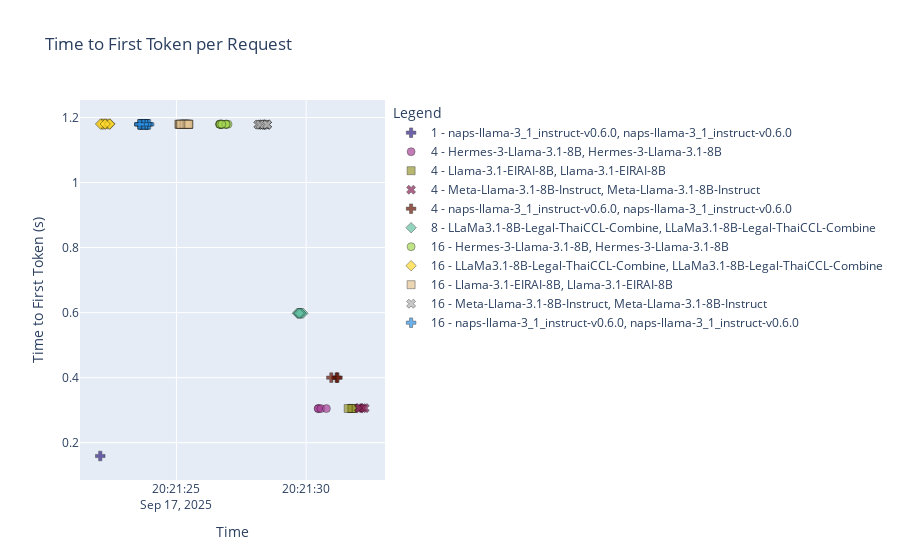
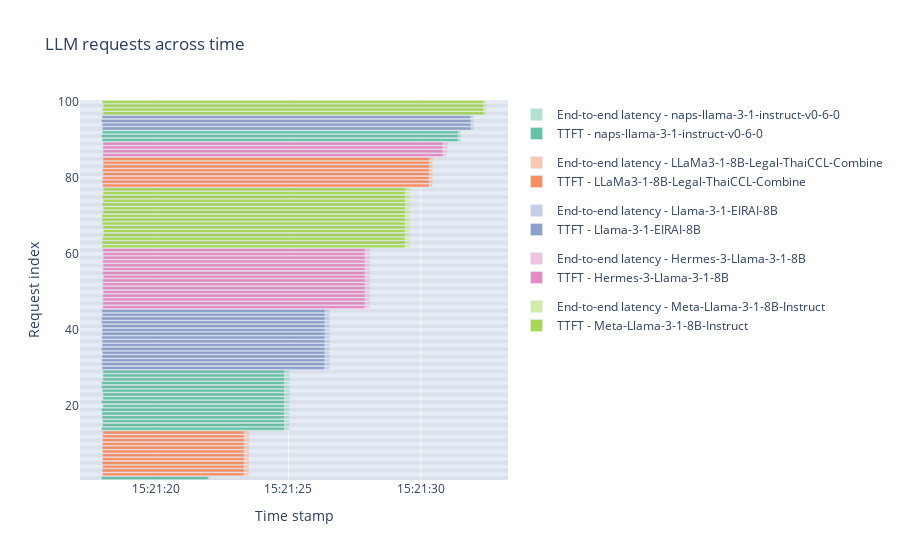

Notebook code cell kept with these figures, in order:
### Code cell
get_reports(grafana_path, jsons_path, filename)

### Figure 1 — Plotly figure (JSON) as saved in the notebook; plotly's stock layout.template omitted (floating-point values rounded to 4 significant figures)
{"data": [{"customdata": [["1", "naps-llama-3_1_instruct-v0.6.0"]], "hovertemplate": "Batch Size - Model=1 - naps-llama-3_1_instruct-v0.6.0<br>Model=%{customdata[1]}<br>Time=%{x}<br>Time to First Token (s)=%{y}<br>Batch Size=%{customdata[0]}<extra></extra>", "legendgroup": "1 - naps-llama-3_1_instruct-v0.6.0, naps-llama-3_1_instruct-v0.6.0", "marker": {"color": "rgb(51, 34, 136)", "line": {"color": "black", "width": 0.5}, "opacity": 0.7, "size": 8, "symbol": "cross"}, "mode": "markers", "name": "1 - naps-llama-3_1_instruct-v0.6.0, naps-llama-3_1_instruct-v0.6.0", "orientation": "v", "showlegend": true, "type": "scatter", "x": ["2025-09-17T20:21:22.063274"], "xaxis": "x", "y": [0.159], "yaxis": "y"}, {"customdata": [["4", "Hermes-3-Llama-3.1-8B"], ["4", "Hermes-3-Llama-3.1-8B"], ["4", "Hermes-3-Llama-3.1-8B"], ["4", "Hermes-3-Llama-3.1-8B"]], "hovertemplate": "Batch Size - Model=4 - Hermes-3-Llama-3.1-8B<br>Model=%{customdata[1]}<br>Time=%{x}<br>Time to First Token (s)=%{y}<br>Batch Size=%{customdata[0]}<extra></extra>", "legendgroup": "4 - Hermes-3-Llama-3.1-8B, Hermes-3-Llama-3.1-8B", "marker": {"color": "rgb(170, 68, 153)", "line": {"color": "black", "width": 0.5}, "opacity": 0.7, "size": 8, "symbol": "circle"}, "mode": "markers", "name": "4 - Hermes-3-Llama-3.1-8B, Hermes-3-Llama-3.1-8B", "orientation": "v", "showlegend": true, "type": "scatter", "x": ["2025-09-17T20:21:30.475228", "2025-09-17T20:21:30.464836", "2025-09-17T20:21:30.569649", "2025-09-17T20:21:30.780269"], "xaxis": "x", "y": [0.3048, 0.3048, 0.3048, 0.3048], "yaxis": "y"}, {"customdata": [["4", "Llama-3.1-EIRAI-8B"], ["4", "Llama-3.1-EIRAI-8B"], ["4", "Llama-3.1-EIRAI-8B"], ["4", "Llama-3.1-EIRAI-8B"]], "hovertemplate": "Batch Size - Model=4 - Llama-3.1-EIRAI-8B<br>Model=%{customdata[1]}<br>Time=%{x}<br>Time to First Token (s)=%{y}<br>Batch Size=%{customdata[0]}<extra></extra>", "legendgroup": "4 - Llama-3.1-EIRAI-8B, Llama-3.1-EIRAI-8B", "marker": {"color": "rgb(153, 153, 51)", "line": {"color": "black", "width": 0.5}, "opacity": 0.7, "size": 8, "symbol": "square"}, "mode": "markers", "name": "4 - Llama-3.1-EIRAI-8B, Llama-3.1-EIRAI-8B", "orientation": "v", "showlegend": true, "type": "scatter", "x": ["2025-09-17T20:21:31.742774", "2025-09-17T20:21:31.764568", "2025-09-17T20:21:31.796821", "2025-09-17T20:21:31.620811"], "xaxis": "x", "y": [0.3052, 0.3052, 0.3052, 0.3052], "yaxis": "y"}, {"customdata": [["4", "Meta-Llama-3.1-8B-Instruct"], ["4", "Meta-Llama-3.1-8B-Instruct"], ["4", "Meta-Llama-3.1-8B-Instruct"], ["4", "Meta-Llama-3.1-8B-Instruct"]], "hovertemplate": "Batch Size - Model=4 - Meta-Llama-3.1-8B-Instruct<br>Model=%{customdata[1]}<br>Time=%{x}<br>Time to First Token (s)=%{y}<br>Batch Size=%{customdata[0]}<extra></extra>", "legendgroup": "4 - Meta-Llama-3.1-8B-Instruct, Meta-Llama-3.1-8B-Instruct", "marker": {"color": "rgb(136, 34, 85)", "line": {"color": "black", "width": 0.5}, "opacity": 0.7, "size": 8, "symbol": "x"}, "mode": "markers", "name": "4 - Meta-Llama-3.1-8B-Instruct, Meta-Llama-3.1-8B-Instruct", "orientation": "v", "showlegend": true, "type": "scatter", "x": ["2025-09-17T20:21:32.031514", "2025-09-17T20:21:32.171087", "2025-09-17T20:21:32.067755", "2025-09-17T20:21:32.259563"], "xaxis": "x", "y": [0.3063, 0.3063, 0.3063, 0.3063], "yaxis": "y"}, {"customdata": [["4", "naps-llama-3_1_instruct-v0.6.0"], ["4", "naps-llama-3_1_instruct-v0.6.0"], ["4", "naps-llama-3_1_instruct-v0.6.0"]], "hovertemplate": "Batch Size - Model=4 - naps-llama-3_1_instruct-v0.6.0<br>Model=%{customdata[1]}<br>Time=%{x}<br>Time to First Token (s)=%{y}<br>Batch Size=%{customdata[0]}<extra></extra>", "legendgroup": "4 - naps-llama-3_1_instruct-v0.6.0, naps-llama-3_1_instruct-v0.6.0", "marker": {"color": "rgb(102, 17, 0)", "line": {"color": "black", "width": 0.5}, "opacity": 0.7, "size": 8, "symbol": "cross"}, "mode": "markers", "name": "4 - naps-llama-3_1_instruct-v0.6.0, naps-llama-3_1_instruct-v0.6.0", "orientation": "v", "showlegend": true, "type": "scatter", "x": ["2025-09-17T20:21:31.173083", "2025-09-17T20:21:31.208147", "2025-09-17T20:21:30.971930"], "xaxis": "x", "y": [0.4, 0.4, 0.4], "yaxis": "y"}, {"customdata": [["8", "LLaMa3.1-8B-Legal-ThaiCCL-Combine"], ["8", "LLaMa3.1-8B-Legal-ThaiCCL-Combine"], ["8", "LLaMa3.1-8B-Legal-ThaiCCL-Combine"], ["8", "LLaMa3.1-8B-Legal-ThaiCCL-Combine"], ["8", "LLaMa3.1-8B-Legal-ThaiCCL-Combine"], ["8", "LLaMa3.1-8B-Legal-ThaiCCL-Combine"], ["8", "LLaMa3.1-8B-Legal-ThaiCCL-Combine"], ["8", "LLaMa3.1-8B-Legal-ThaiCCL-Combine"]], "hovertemplate": "Batch Size - Model=8 - LLaMa3.1-8B-Legal-ThaiCCL-Combine<br>Model=%{customdata[1]}<br>Time=%{x}<br>Time to First Token (s)=%{y}<br>Batch Size=%{customdata[0]}<extra></extra>", "legendgroup": "8 - LLaMa3.1-8B-Legal-ThaiCCL-Combine, LLaMa3.1-8B-Legal-ThaiCCL-Combine", "marker": {"color": "rgb(102,194,165)", "line": {"color": "black", "width": 0.5}, "opacity": 0.7, "size": 8, "symbol": "diamond"}, "mode": "markers", "name": "8 - LLaMa3.1-8B-Legal-ThaiCCL-Combine, LLaMa3.1-8B-Legal-ThaiCCL-Combine", "orientation": "v", "showlegend": true, "type": "scatter", "x": ["2025-09-17T20:21:29.726537", "2025-09-17T20:21:29.802936", "2025-09-17T20:21:29.660311", "2025-09-17T20:21:29.777757", "2025-09-17T20:21:29.877758", "2025-09-17T20:21:29.701456", "2025-09-17T20:21:29.803898", "2025-09-17T20:21:29.734902"], "xaxis": "x", "y": [0.5981, 0.5981, 0.5981, 0.5981, 0.5981, 0.5981, 0.5981, 0.5981], "yaxis": "y"}, {"customdata": [["16", "Hermes-3-Llama-3.1-8B"], ["16", "Hermes-3-Llama-3.1-8B"], ["16", "Hermes-3-Llama-3.1-8B"], ["16", "Hermes-3-Llama-3.1-8B"], ["16", "Hermes-3-Llama-3.1-8B"], ["16", "Hermes-3-Llama-3.1-8B"], ["16", "Hermes-3-Llama-3.1-8B"], ["16", "Hermes-3-Llama-3.1-8B"], ["16", "Hermes-3-Llama-3.1-8B"], ["16", "Hermes-3-Llama-3.1-8B"], ["16", "Hermes-3-Llama-3.1-8B"], ["16", "Hermes-3-Llama-3.1-8B"], ["16", "Hermes-3-Llama-3.1-8B"], ["16", "Hermes-3-Llama-3.1-8B"], ["16", "Hermes-3-Llama-3.1-8B"], ["16", "Hermes-3-Llama-3.1-8B"]], "hovertemplate": "Batch Size - Model=16 - Hermes-3-Llama-3.1-8B<br>Model=%{customdata[1]}<br>Time=%{x}<br>Time to First Token (s)=%{y}<br>Batch Size=%{customdata[0]}<extra></extra>", "legendgroup": "16 - Hermes-3-Llama-3.1-8B, Hermes-3-Llama-3.1-8B", "marker": {"color": "rgb(166,216,84)", "line": {"color": "black", "width": 0.5}, "opacity": 0.7, "size": 8, "symbol": "circle"}, "mode": "markers", "name": "16 - Hermes-3-Llama-3.1-8B, Hermes-3-Llama-3.1-8B", "orientation": "v", "showlegend": true, "type": "scatter", "x": ["2025-09-17T20:21:26.783732", "2025-09-17T20:21:26.923319", "2025-09-17T20:21:26.918033", "2025-09-17T20:21:26.727548", "2025-09-17T20:21:26.704294", "2025-09-17T20:21:26.661533", "2025-09-17T20:21:26.989524", "2025-09-17T20:21:26.666415", "2025-09-17T20:21:26.692850", "2025-09-17T20:21:26.732014", "2025-09-17T20:21:26.699182", "2025-09-17T20:21:26.779511", "2025-09-17T20:21:26.683027", "2025-09-17T20:21:26.888712", "2025-09-17T20:21:26.918303", "2025-09-17T20:21:26.749401"], "xaxis": "x", "y": [1.179, 1.179, 1.179, 1.179, 1.179, 1.179, 1.179, 1.179, 1.179, 1.179, 1.179, 1.179, 1.179, 1.179, 1.179, 1.179], "yaxis": "y"}, {"customdata": [["16", "LLaMa3.1-8B-Legal-ThaiCCL-Combine"], ["16", "LLaMa3.1-8B-Legal-ThaiCCL-Combine"], ["16", "LLaMa3.1-8B-Legal-ThaiCCL-Combine"], ["16", "LLaMa3.1-8B-Legal-ThaiCCL-Combine"], ["16", "LLaMa3.1-8B-Legal-ThaiCCL-Combine"], ["16", "LLaMa3.1-8B-Legal-ThaiCCL-Combine"], ["16", "LLaMa3.1-8B-Legal-ThaiCCL-Combine"], ["16", "LLaMa3.1-8B-Legal-ThaiCCL-Combine"], ["16", "LLaMa3.1-8B-Legal-ThaiCCL-Combine"], ["16", "LLaMa3.1-8B-Legal-ThaiCCL-Combine"], ["16", "LLaMa3.1-8B-Legal-ThaiCCL-Combine"], ["16", "LLaMa3.1-8B-Legal-ThaiCCL-Combine"]], "hovertemplate": "Batch Size - Model=16 - LLaMa3.1-8B-Legal-ThaiCCL-Combine<br>Model=%{customdata[1]}<br>Time=%{x}<br>Time to First Token (s)=%{y}<br>Batch Size=%{customdata[0]}<extra></extra>", "legendgroup": "16 - LLaMa3.1-8B-Legal-ThaiCCL-Combine, LLaMa3.1-8B-Legal-ThaiCCL-Combine", "marker": {"color": "rgb(255,217,47)", "line": {"color": "black", "width": 0.5}, "opacity": 0.7, "size": 8, "symbol": "diamond"}, "mode": "markers", "name": "16 - LLaMa3.1-8B-Legal-ThaiCCL-Combine, LLaMa3.1-8B-Legal-ThaiCCL-Combine", "orientation": "v", "showlegend": true, "type": "scatter", "x": ["2025-09-17T20:21:22.134787", "2025-09-17T20:21:22.440444", "2025-09-17T20:21:22.103117", "2025-09-17T20:21:22.182506", "2025-09-17T20:21:22.284982", "2025-09-17T20:21:22.320522", "2025-09-17T20:21:22.240035", "2025-09-17T20:21:22.399825", "2025-09-17T20:21:22.145420", "2025-09-17T20:21:22.069024", "2025-09-17T20:21:22.424992", "2025-09-17T20:21:22.253966"], "xaxis": "x", "y": [1.18, 1.18, 1.18, 1.18, 1.18, 1.18, 1.18, 1.18, 1.18, 1.18, 1.18, 1.18], "yaxis": "y"}, {"customdata": [["16", "Llama-3.1-EIRAI-8B"], ["16", "Llama-3.1-EIRAI-8B"], ["16", "Llama-3.1-EIRAI-8B"], ["16", "Llama-3.1-EIRAI-8B"], ["16", "Llama-3.1-EIRAI-8B"], ["16", "Llama-3.1-EIRAI-8B"], ["16", "Llama-3.1-EIRAI-8B"], ["16", "Llama-3.1-EIRAI-8B"], ["16", "Llama-3.1-EIRAI-8B"], ["16", "Llama-3.1-EIRAI-8B"], ["16", "Llama-3.1-EIRAI-8B"], ["16", "Llama-3.1-EIRAI-8B"], ["16", "Llama-3.1-EIRAI-8B"], ["16", "Llama-3.1-EIRAI-8B"], ["16", "Llama-3.1-EIRAI-8B"], ["16", "Llama-3.1-EIRAI-8B"]], "hovertemplate": "Batch Size - Model=16 - Llama-3.1-EIRAI-8B<br>Model=%{customdata[1]}<br>Time=%{x}<br>Time to First Token (s)=%{y}<br>Batch Size=%{customdata[0]}<extra></extra>", "legendgroup": "16 - Llama-3.1-EIRAI-8B, Llama-3.1-EIRAI-8B", "marker": {"color": "rgb(229,196,148)", "line": {"color": "black", "width": 0.5}, "opacity": 0.7, "size": 8, "symbol": "square"}, "mode": "markers", "name": "16 - Llama-3.1-EIRAI-8B, Llama-3.1-EIRAI-8B", "orientation": "v", "showlegend": true, "type": "scatter", "x": ["2025-09-17T20:21:25.277913", "2025-09-17T20:21:25.464589", "2025-09-17T20:21:25.132528", "2025-09-17T20:21:25.389539", "2025-09-17T20:21:25.092295", "2025-09-17T20:21:25.117063", "2025-09-17T20:21:25.148658", "2025-09-17T20:21:25.356691", "2025-09-17T20:21:25.474680", "2025-09-17T20:21:25.267963", "2025-09-17T20:21:25.310568", "2025-09-17T20:21:25.327161", "2025-09-17T20:21:25.463935", "2025-09-17T20:21:25.173290", "2025-09-17T20:21:25.409983", "2025-09-17T20:21:25.476975"], "xaxis": "x", "y": [1.179, 1.179, 1.179, 1.179, 1.179, 1.179, 1.179, 1.179, 1.179, 1.179, 1.179, 1.179, 1.179, 1.179, 1.179, 1.179], "yaxis": "y"}, {"customdata": [["16", "Meta-Llama-3.1-8B-Instruct"], ["16", "Meta-Llama-3.1-8B-Instruct"], ["16", "Meta-Llama-3.1-8B-Instruct"], ["16", "Meta-Llama-3.1-8B-Instruct"], ["16", "Meta-Llama-3.1-8B-Instruct"], ["16", "Meta-Llama-3.1-8B-Instruct"], ["16", "Meta-Llama-3.1-8B-Instruct"], ["16", "Meta-Llama-3.1-8B-Instruct"], ["16", "Meta-Llama-3.1-8B-Instruct"], ["16", "Meta-Llama-3.1-8B-Instruct"], ["16", "Meta-Llama-3.1-8B-Instruct"], ["16", "Meta-Llama-3.1-8B-Instruct"], ["16", "Meta-Llama-3.1-8B-Instruct"], ["16", "Meta-Llama-3.1-8B-Instruct"], ["16", "Meta-Llama-3.1-8B-Instruct"], ["16", "Meta-Llama-3.1-8B-Instruct"]], "hovertemplate": "Batch Size - Model=16 - Meta-Llama-3.1-8B-Instruct<br>Model=%{customdata[1]}<br>Time=%{x}<br>Time to First Token (s)=%{y}<br>Batch Size=%{customdata[0]}<extra></extra>", "legendgroup": "16 - Meta-Llama-3.1-8B-Instruct, Meta-Llama-3.1-8B-Instruct", "marker": {"color": "rgb(179,179,179)", "line": {"color": "black", "width": 0.5}, "opacity": 0.7, "size": 8, "symbol": "x"}, "mode": "markers", "name": "16 - Meta-Llama-3.1-8B-Instruct, Meta-Llama-3.1-8B-Instruct", "orientation": "v", "showlegend": true, "type": "scatter", "x": ["2025-09-17T20:21:28.298206", "2025-09-17T20:21:28.241090", "2025-09-17T20:21:28.154899", "2025-09-17T20:21:28.397787", "2025-09-17T20:21:28.317234", "2025-09-17T20:21:28.163054", "2025-09-17T20:21:28.349196", "2025-09-17T20:21:28.258231", "2025-09-17T20:21:28.450837", "2025-09-17T20:21:28.479542", "2025-09-17T20:21:28.486553", "2025-09-17T20:21:28.497574", "2025-09-17T20:21:28.332691", "2025-09-17T20:21:28.230586", "2025-09-17T20:21:28.393490", "2025-09-17T20:21:28.495042"], "xaxis": "x", "y": [1.178, 1.178, 1.178, 1.178, 1.178, 1.178, 1.178, 1.178, 1.178, 1.178, 1.178, 1.178, 1.178, 1.178, 1.178, 1.178], "yaxis": "y"}, {"customdata": [["16", "naps-llama-3_1_instruct-v0.6.0"], ["16", "naps-llama-3_1_instruct-v0.6.0"], ["16", "naps-llama-3_1_instruct-v0.6.0"], ["16", "naps-llama-3_1_instruct-v0.6.0"], ["16", "naps-llama-3_1_instruct-v0.6.0"], ["16", "naps-llama-3_1_instruct-v0.6.0"], ["16", "naps-llama-3_1_instruct-v0.6.0"], ["16", "naps-llama-3_1_instruct-v0.6.0"], ["16", "naps-llama-3_1_instruct-v0.6.0"], ["16", "naps-llama-3_1_instruct-v0.6.0"], ["16", "naps-llama-3_1_instruct-v0.6.0"], ["16", "naps-llama-3_1_instruct-v0.6.0"], ["16", "naps-llama-3_1_instruct-v0.6.0"], ["16", "naps-llama-3_1_instruct-v0.6.0"], ["16", "naps-llama-3_1_instruct-v0.6.0"], ["16", "naps-llama-3_1_instruct-v0.6.0"]], "hovertemplate": "Batch Size - Model=16 - naps-llama-3_1_instruct-v0.6.0<br>Model=%{customdata[1]}<br>Time=%{x}<br>Time to First Token (s)=%{y}<br>Batch Size=%{customdata[0]}<extra></extra>", "legendgroup": "16 - naps-llama-3_1_instruct-v0.6.0, naps-llama-3_1_instruct-v0.6.0", "marker": {"color": "#2E91E5", "line": {"color": "black", "width": 0.5}, "opacity": 0.7, "size": 8, "symbol": "cross"}, "mode": "markers", "name": "16 - naps-llama-3_1_instruct-v0.6.0, naps-llama-3_1_instruct-v0.6.0", "orientation": "v", "showlegend": true, "type": "scatter", "x": ["2025-09-17T20:21:23.570600", "2025-09-17T20:21:23.822987", "2025-09-17T20:21:23.806306", "2025-09-17T20:21:23.846319", "2025-09-17T20:21:23.671163", "2025-09-17T20:21:23.905812", "2025-09-17T20:21:23.579459", "2025-09-17T20:21:23.896120", "2025-09-17T20:21:23.679624", "2025-09-17T20:21:23.640101", "2025-09-17T20:21:23.830284", "2025-09-17T20:21:23.693971", "2025-09-17T20:21:23.947102", "2025-09-17T20:21:23.837672", "2025-09-17T20:21:23.735143", "2025-09-17T20:21:23.581184"], "xaxis": "x", "y": [1.179, 1.179, 1.179, 1.179, 1.179, 1.179, 1.179, 1.179, 1.179, 1.179, 1.179, 1.179, 1.179, 1.179, 1.179, 1.179], "yaxis": "y"}], "layout": {"legend": {"groupclick": "toggleitem", "title": {"text": "Legend"}, "tracegroupgap": 0}, "title": {"text": "Time to First Token per Request"}, "xaxis": {"anchor": "y", "domain": [0, 1], "title": {"text": "Time"}}, "yaxis": {"anchor": "x", "domain": [0, 1], "title": {"text": "Time to First Token (s)"}}}}

### Figure 2 — Plotly figure (JSON) as saved in the notebook; plotly's stock layout.template omitted (floating-point values rounded to 4 significant figures)
{"data": [{"base": ["1900-01-01 15:21:17.954834", "1900-01-01 15:21:17.958370", "1900-01-01 15:21:17.993681", "1900-01-01 15:21:17.994717", "1900-01-01 15:21:17.980732", "1900-01-01 15:21:17.971475", "1900-01-01 15:21:17.956344", "1900-01-01 15:21:18.009393", "1900-01-01 15:21:17.951979", "1900-01-01 15:21:18.007689", "1900-01-01 15:21:18.011984", "1900-01-01 15:21:17.980188", "1900-01-01 15:21:17.956495", "1900-01-01 15:21:17.958884", "1900-01-01 15:21:18.008770", "1900-01-01 15:21:18.006648", "1900-01-01 15:21:18.008034", "1900-01-01 15:21:17.980565", "1900-01-01 15:21:17.957304", "1900-01-01 15:21:17.993397"], "legendgroup": "naps-llama-3-1-instruct-v0-6-0", "marker": {"color": "#b2e0d2"}, "name": "End-to-end latency - naps-llama-3-1-instruct-v0-6-0", "offsetgroup": "naps-llama-3-1-instruct-v0-6-0-latency", "orientation": "h", "type": "bar", "x": [4099.0, 7082.0, 7047.0, 7048.0, 7062.0, 7073.0, 7089.0, 7037.0, 7095.0, 7040.0, 7037.0, 7069.0, 7093.0, 7091.0, 7041.0, 7044.0, 7044.0, 13530.0, 13560.0, 13530.0], "y": [1, 14, 15, 16, 17, 18, 19, 20, 21, 22, 23, 24, 25, 26, 27, 28, 29, 90, 91, 92]}, {"base": ["1900-01-01 15:21:17.954834", "1900-01-01 15:21:17.958370", "1900-01-01 15:21:17.993681", "1900-01-01 15:21:17.994717", "1900-01-01 15:21:17.980732", "1900-01-01 15:21:17.971475", "1900-01-01 15:21:17.956344", "1900-01-01 15:21:18.009393", "1900-01-01 15:21:17.951979", "1900-01-01 15:21:18.007689", "1900-01-01 15:21:18.011984", "1900-01-01 15:21:17.980188", "1900-01-01 15:21:17.956495", "1900-01-01 15:21:17.958884", "1900-01-01 15:21:18.008770", "1900-01-01 15:21:18.006648", "1900-01-01 15:21:18.008034", "1900-01-01 15:21:17.980565", "1900-01-01 15:21:17.957304", "1900-01-01 15:21:17.993397"], "legendgroup": "naps-llama-3-1-instruct-v0-6-0", "marker": {"color": "#66c2a5"}, "name": "TTFT - naps-llama-3-1-instruct-v0-6-0", "offsetgroup": "naps-llama-3-1-instruct-v0-6-0-ttft", "orientation": "h", "type": "bar", "x": [4015.0, 6891.0, 6863.0, 6863.0, 6873.0, 6882.0, 6901.0, 6847.0, 6905.0, 6849.0, 6845.0, 6877.0, 6898.0, 6899.0, 6848.0, 6851.0, 6850.0, 13420.0, 13450.0, 13420.0], "y": [1, 14, 15, 16, 17, 18, 19, 20, 21, 22, 23, 24, 25, 26, 27, 28, 29, 90, 91, 92]}, {"base": ["1900-01-01 15:21:17.991823", "1900-01-01 15:21:17.991389", "1900-01-01 15:21:17.996340", "1900-01-01 15:21:17.988213", "1900-01-01 15:21:17.988762", "1900-01-01 15:21:17.997901", "1900-01-01 15:21:17.992750", "1900-01-01 15:21:17.986041", "1900-01-01 15:21:17.989369", "1900-01-01 15:21:17.996756", "1900-01-01 15:21:17.997039", "1900-01-01 15:21:18.009943", "1900-01-01 15:21:17.998739", "1900-01-01 15:21:17.985010", "1900-01-01 15:21:17.998229", "1900-01-01 15:21:18.018765", "1900-01-01 15:21:17.992300", "1900-01-01 15:21:18.013181", "1900-01-01 15:21:18.012401", "1900-01-01 15:21:18.012529"], "legendgroup": "LLaMa3-1-8B-Legal-ThaiCCL-Combine", "marker": {"color": "#fdc6b0"}, "name": "End-to-end latency - LLaMa3-1-8B-Legal-ThaiCCL-Combine", "offsetgroup": "LLaMa3-1-8B-Legal-ThaiCCL-Combine-latency", "orientation": "h", "type": "bar", "x": [5525.0, 5528.0, 5524.0, 5533.0, 5534.0, 5526.0, 5531.0, 5539.0, 5536.0, 5530.0, 5530.0, 5520.0, 12440.0, 12460.0, 12450.0, 12430.0, 12460.0, 12440.0, 12440.0, 12440.0], "y": [2, 3, 4, 5, 6, 7, 8, 9, 10, 11, 12, 13, 78, 79, 80, 81, 82, 83, 84, 85]}, {"base": ["1900-01-01 15:21:17.991823", "1900-01-01 15:21:17.991389", "1900-01-01 15:21:17.996340", "1900-01-01 15:21:17.988213", "1900-01-01 15:21:17.988762", "1900-01-01 15:21:17.997901", "1900-01-01 15:21:17.992750", "1900-01-01 15:21:17.986041", "1900-01-01 15:21:17.989369", "1900-01-01 15:21:17.996756", "1900-01-01 15:21:17.997039", "1900-01-01 15:21:18.009943", "1900-01-01 15:21:17.998739", "1900-01-01 15:21:17.985010", "1900-01-01 15:21:17.998229", "1900-01-01 15:21:18.018765", "1900-01-01 15:21:17.992300", "1900-01-01 15:21:18.013181", "1900-01-01 15:21:18.012401", "1900-01-01 15:21:18.012529"], "legendgroup": "LLaMa3-1-8B-Legal-ThaiCCL-Combine", "marker": {"color": "#fc8d62"}, "name": "TTFT - LLaMa3-1-8B-Legal-ThaiCCL-Combine", "offsetgroup": "LLaMa3-1-8B-Legal-ThaiCCL-Combine-ttft", "orientation": "h", "type": "bar", "x": [5331.0, 5341.0, 5331.0, 5340.0, 5346.0, 5337.0, 5342.0, 5344.0, 5342.0, 5337.0, 5336.0, 5325.0, 12310.0, 12320.0, 12310.0, 12290.0, 12320.0, 12300.0, 12300.0, 12300.0], "y": [2, 3, 4, 5, 6, 7, 8, 9, 10, 11, 12, 13, 78, 79, 80, 81, 82, 83, 84, 85]}, {"base": ["1900-01-01 15:21:17.972557", "1900-01-01 15:21:17.972196", "1900-01-01 15:21:17.969246", "1900-01-01 15:21:17.973800", "1900-01-01 15:21:17.984036", "1900-01-01 15:21:17.954457", "1900-01-01 15:21:17.983388", "1900-01-01 15:21:17.982747", "1900-01-01 15:21:17.968326", "1900-01-01 15:21:17.981030", "1900-01-01 15:21:17.974618", "1900-01-01 15:21:17.978759", "1900-01-01 15:21:17.953354", "1900-01-01 15:21:17.967490", "1900-01-01 15:21:17.979658", "1900-01-01 15:21:17.969693", "1900-01-01 15:21:17.983774", "1900-01-01 15:21:17.978346", "1900-01-01 15:21:17.955470", "1900-01-01 15:21:17.974363"], "legendgroup": "Llama-3-1-EIRAI-8B", "marker": {"color": "#c6cfe5"}, "name": "End-to-end latency - Llama-3-1-EIRAI-8B", "offsetgroup": "Llama-3-1-EIRAI-8B-latency", "orientation": "h", "type": "bar", "x": [8583.0, 8585.0, 8590.0, 8587.0, 8577.0, 8606.0, 8579.0, 8580.0, 8594.0, 8582.0, 8589.0, 8585.0, 8611.0, 8597.0, 8585.0, 8595.0, 14000.0, 14020.0, 14040.0, 14020.0], "y": [30, 31, 32, 33, 34, 35, 36, 37, 38, 39, 40, 41, 42, 43, 44, 45, 93, 94, 95, 96]}, {"base": ["1900-01-01 15:21:17.972557", "1900-01-01 15:21:17.972196", "1900-01-01 15:21:17.969246", "1900-01-01 15:21:17.973800", "1900-01-01 15:21:17.984036", "1900-01-01 15:21:17.954457", "1900-01-01 15:21:17.983388", "1900-01-01 15:21:17.982747", "1900-01-01 15:21:17.968326", "1900-01-01 15:21:17.981030", "1900-01-01 15:21:17.974618", "1900-01-01 15:21:17.978759", "1900-01-01 15:21:17.953354", "1900-01-01 15:21:17.967490", "1900-01-01 15:21:17.979658", "1900-01-01 15:21:17.969693", "1900-01-01 15:21:17.983774", "1900-01-01 15:21:17.978346", "1900-01-01 15:21:17.955470", "1900-01-01 15:21:17.974363"], "legendgroup": "Llama-3-1-EIRAI-8B", "marker": {"color": "#8da0cb"}, "name": "TTFT - Llama-3-1-EIRAI-8B", "offsetgroup": "Llama-3-1-EIRAI-8B-ttft", "orientation": "h", "type": "bar", "x": [8397.0, 8400.0, 8409.0, 8402.0, 8395.0, 8429.0, 8398.0, 8397.0, 8414.0, 8402.0, 8406.0, 8401.0, 8427.0, 8414.0, 8403.0, 8412.0, 13900.0, 13910.0, 13930.0, 13910.0], "y": [30, 31, 32, 33, 34, 35, 36, 37, 38, 39, 40, 41, 42, 43, 44, 45, 93, 94, 95, 96]}, {"base": ["1900-01-01 15:21:18.001742", "1900-01-01 15:21:18.004017", "1900-01-01 15:21:18.004659", "1900-01-01 15:21:17.999697", "1900-01-01 15:21:18.016934", "1900-01-01 15:21:18.003208", "1900-01-01 15:21:17.999057", "1900-01-01 15:21:18.004354", "1900-01-01 15:21:18.019686", "1900-01-01 15:21:18.001095", "1900-01-01 15:21:18.005754", "1900-01-01 15:21:18.016269", "1900-01-01 15:21:17.995335", "1900-01-01 15:21:18.020798", "1900-01-01 15:21:18.010558", "1900-01-01 15:21:18.000594", "1900-01-01 15:21:18.001249", "1900-01-01 15:21:18.018023", "1900-01-01 15:21:17.999939", "1900-01-01 15:21:18.011188"], "legendgroup": "Hermes-3-Llama-3-1-8B", "marker": {"color": "#f3c4e1"}, "name": "End-to-end latency - Hermes-3-Llama-3-1-8B", "offsetgroup": "Hermes-3-Llama-3-1-8B-latency", "orientation": "h", "type": "bar", "x": [10070.0, 10070.0, 10070.0, 10080.0, 10060.0, 10070.0, 10080.0, 10070.0, 10060.0, 10080.0, 10080.0, 10070.0, 10090.0, 10060.0, 10070.0, 10090.0, 12960.0, 12980.0, 13020.0, 13020.0], "y": [46, 47, 48, 49, 50, 51, 52, 53, 54, 55, 56, 57, 58, 59, 60, 61, 86, 87, 88, 89]}, {"base": ["1900-01-01 15:21:18.001742", "1900-01-01 15:21:18.004017", "1900-01-01 15:21:18.004659", "1900-01-01 15:21:17.999697", "1900-01-01 15:21:18.016934", "1900-01-01 15:21:18.003208", "1900-01-01 15:21:17.999057", "1900-01-01 15:21:18.004354", "1900-01-01 15:21:18.019686", "1900-01-01 15:21:18.001095", "1900-01-01 15:21:18.005754", "1900-01-01 15:21:18.016269", "1900-01-01 15:21:17.995335", "1900-01-01 15:21:18.020798", "1900-01-01 15:21:18.010558", "1900-01-01 15:21:18.000594", "1900-01-01 15:21:18.001249", "1900-01-01 15:21:18.018023", "1900-01-01 15:21:17.999939", "1900-01-01 15:21:18.011188"], "legendgroup": "Hermes-3-Llama-3-1-8B", "marker": {"color": "#e78ac3"}, "name": "TTFT - Hermes-3-Llama-3-1-8B", "offsetgroup": "Hermes-3-Llama-3-1-8B-ttft", "orientation": "h", "type": "bar", "x": [9884.0, 9888.0, 9888.0, 9893.0, 9875.0, 9889.0, 9895.0, 9886.0, 9874.0, 9892.0, 9884.0, 9877.0, 9898.0, 9873.0, 9883.0, 9896.0, 12830.0, 12820.0, 12830.0, 12820.0], "y": [46, 47, 48, 49, 50, 51, 52, 53, 54, 55, 56, 57, 58, 59, 60, 61, 86, 87, 88, 89]}, {"base": ["1900-01-01 15:21:17.975949", "1900-01-01 15:21:17.975222", "1900-01-01 15:21:17.987816", "1900-01-01 15:21:18.020332", "1900-01-01 15:21:18.022490", "1900-01-01 15:21:18.015557", "1900-01-01 15:21:17.977213", "1900-01-01 15:21:17.976550", "1900-01-01 15:21:17.977614", "1900-01-01 15:21:18.014290", "1900-01-01 15:21:18.015752", "1900-01-01 15:21:17.987124", "1900-01-01 15:21:18.014709", "1900-01-01 15:21:17.989899", "1900-01-01 15:21:18.015395", "1900-01-01 15:21:18.020688", "1900-01-01 15:21:18.019369", "1900-01-01 15:21:17.990919", "1900-01-01 15:21:18.022184", "1900-01-01 15:21:17.987294"], "legendgroup": "Meta-Llama-3-1-8B-Instruct", "marker": {"color": "#d2eba9"}, "name": "End-to-end latency - Meta-Llama-3-1-8B-Instruct", "offsetgroup": "Meta-Llama-3-1-8B-Instruct-latency", "orientation": "h", "type": "bar", "x": [11620.0, 11620.0, 11600.0, 11580.0, 11570.0, 11580.0, 11620.0, 11620.0, 11620.0, 11590.0, 11590.0, 11610.0, 11590.0, 11610.0, 11590.0, 11580.0, 14450.0, 14480.0, 14450.0, 14490.0], "y": [62, 63, 64, 65, 66, 67, 68, 69, 70, 71, 72, 73, 74, 75, 76, 77, 97, 98, 99, 100]}, {"base": ["1900-01-01 15:21:17.975949", "1900-01-01 15:21:17.975222", "1900-01-01 15:21:17.987816", "1900-01-01 15:21:18.020332", "1900-01-01 15:21:18.022490", "1900-01-01 15:21:18.015557", "1900-01-01 15:21:17.977213", "1900-01-01 15:21:17.976550", "1900-01-01 15:21:17.977614", "1900-01-01 15:21:18.014290", "1900-01-01 15:21:18.015752", "1900-01-01 15:21:17.987124", "1900-01-01 15:21:18.014709", "1900-01-01 15:21:17.989899", "1900-01-01 15:21:18.015395", "1900-01-01 15:21:18.020688", "1900-01-01 15:21:18.019369", "1900-01-01 15:21:17.990919", "1900-01-01 15:21:18.022184", "1900-01-01 15:21:17.987294"], "legendgroup": "Meta-Llama-3-1-8B-Instruct", "marker": {"color": "#a6d854"}, "name": "TTFT - Meta-Llama-3-1-8B-Instruct", "offsetgroup": "Meta-Llama-3-1-8B-Instruct-ttft", "orientation": "h", "type": "bar", "x": [11420.0, 11430.0, 11410.0, 11390.0, 11380.0, 11390.0, 11430.0, 11430.0, 11430.0, 11390.0, 11390.0, 11420.0, 11400.0, 11420.0, 11390.0, 11390.0, 14350.0, 14370.0, 14350.0, 14380.0], "y": [62, 63, 64, 65, 66, 67, 68, 69, 70, 71, 72, 73, 74, 75, 76, 77, 97, 98, 99, 100]}], "layout": {"barmode": "overlay", "shapes": [{"fillcolor": "grey", "line": {"width": 0}, "opacity": 0.1, "type": "rect", "x0": 0, "x1": 1, "xref": "x domain", "y0": 0.5, "y1": 1.5, "yref": "y"}, {"fillcolor": "grey", "line": {"width": 0}, "opacity": 0.1, "type": "rect", "x0": 0, "x1": 1, "xref": "x domain", "y0": 2.5, "y1": 3.5, "yref": "y"}, {"fillcolor": "grey", "line": {"width": 0}, "opacity": 0.1, "type": "rect", "x0": 0, "x1": 1, "xref": "x domain", "y0": 4.5, "y1": 5.5, "yref": "y"}, {"fillcolor": "grey", "line": {"width": 0}, "opacity": 0.1, "type": "rect", "x0": 0, "x1": 1, "xref": "x domain", "y0": 6.5, "y1": 7.5, "yref": "y"}, {"fillcolor": "grey", "line": {"width": 0}, "opacity": 0.1, "type": "rect", "x0": 0, "x1": 1, "xref": "x domain", "y0": 8.5, "y1": 9.5, "yref": "y"}, {"fillcolor": "grey", "line": {"width": 0}, "opacity": 0.1, "type": "rect", "x0": 0, "x1": 1, "xref": "x domain", "y0": 10.5, "y1": 11.5, "yref": "y"}, {"fillcolor": "grey", "line": {"width": 0}, "opacity": 0.1, "type": "rect", "x0": 0, "x1": 1, "xref": "x domain", "y0": 12.5, "y1": 13.5, "yref": "y"}, {"fillcolor": "grey", "line": {"width": 0}, "opacity": 0.1, "type": "rect", "x0": 0, "x1": 1, "xref": "x domain", "y0": 14.5, "y1": 15.5, "yref": "y"}, {"fillcolor": "grey", "line": {"width": 0}, "opacity": 0.1, "type": "rect", "x0": 0, "x1": 1, "xref": "x domain", "y0": 16.5, "y1": 17.5, "yref": "y"}, {"fillcolor": "grey", "line": {"width": 0}, "opacity": 0.1, "type": "rect", "x0": 0, "x1": 1, "xref": "x domain", "y0": 18.5, "y1": 19.5, "yref": "y"}, {"fillcolor": "grey", "line": {"width": 0}, "opacity": 0.1, "type": "rect", "x0": 0, "x1": 1, "xref": "x domain", "y0": 20.5, "y1": 21.5, "yref": "y"}, {"fillcolor": "grey", "line": {"width": 0}, "opacity": 0.1, "type": "rect", "x0": 0, "x1": 1, "xref": "x domain", "y0": 22.5, "y1": 23.5, "yref": "y"}, {"fillcolor": "grey", "line": {"width": 0}, "opacity": 0.1, "type": "rect", "x0": 0, "x1": 1, "xref": "x domain", "y0": 24.5, "y1": 25.5, "yref": "y"}, {"fillcolor": "grey", "line": {"width": 0}, "opacity": 0.1, "type": "rect", "x0": 0, "x1": 1, "xref": "x domain", "y0": 26.5, "y1": 27.5, "yref": "y"}, {"fillcolor": "grey", "line": {"width": 0}, "opacity": 0.1, "type": "rect", "x0": 0, "x1": 1, "xref": "x domain", "y0": 28.5, "y1": 29.5, "yref": "y"}, {"fillcolor": "grey", "line": {"width": 0}, "opacity": 0.1, "type": "rect", "x0": 0, "x1": 1, "xref": "x domain", "y0": 30.5, "y1": 31.5, "yref": "y"}, {"fillcolor": "grey", "line": {"width": 0}, "opacity": 0.1, "type": "rect", "x0": 0, "x1": 1, "xref": "x domain", "y0": 32.5, "y1": 33.5, "yref": "y"}, {"fillcolor": "grey", "line": {"width": 0}, "opacity": 0.1, "type": "rect", "x0": 0, "x1": 1, "xref": "x domain", "y0": 34.5, "y1": 35.5, "yref": "y"}, {"fillcolor": "grey", "line": {"width": 0}, "opacity": 0.1, "type": "rect", "x0": 0, "x1": 1, "xref": "x domain", "y0": 36.5, "y1": 37.5, "yref": "y"}, {"fillcolor": "grey", "line": {"width": 0}, "opacity": 0.1, "type": "rect", "x0": 0, "x1": 1, "xref": "x domain", "y0": 38.5, "y1": 39.5, "yref": "y"}, {"fillcolor": "grey", "line": {"width": 0}, "opacity": 0.1, "type": "rect", "x0": 0, "x1": 1, "xref": "x domain", "y0": 40.5, "y1": 41.5, "yref": "y"}, {"fillcolor": "grey", "line": {"width": 0}, "opacity": 0.1, "type": "rect", "x0": 0, "x1": 1, "xref": "x domain", "y0": 42.5, "y1": 43.5, "yref": "y"}, {"fillcolor": "grey", "line": {"width": 0}, "opacity": 0.1, "type": "rect", "x0": 0, "x1": 1, "xref": "x domain", "y0": 44.5, "y1": 45.5, "yref": "y"}, {"fillcolor": "grey", "line": {"width": 0}, "opacity": 0.1, "type": "rect", "x0": 0, "x1": 1, "xref": "x domain", "y0": 46.5, "y1": 47.5, "yref": "y"}, {"fillcolor": "grey", "line": {"width": 0}, "opacity": 0.1, "type": "rect", "x0": 0, "x1": 1, "xref": "x domain", "y0": 48.5, "y1": 49.5, "yref": "y"}, {"fillcolor": "grey", "line": {"width": 0}, "opacity": 0.1, "type": "rect", "x0": 0, "x1": 1, "xref": "x domain", "y0": 50.5, "y1": 51.5, "yref": "y"}, {"fillcolor": "grey", "line": {"width": 0}, "opacity": 0.1, "type": "rect", "x0": 0, "x1": 1, "xref": "x domain", "y0": 52.5, "y1": 53.5, "yref": "y"}, {"fillcolor": "grey", "line": {"width": 0}, "opacity": 0.1, "type": "rect", "x0": 0, "x1": 1, "xref": "x domain", "y0": 54.5, "y1": 55.5, "yref": "y"}, {"fillcolor": "grey", "line": {"width": 0}, "opacity": 0.1, "type": "rect", "x0": 0, "x1": 1, "xref": "x domain", "y0": 56.5, "y1": 57.5, "yref": "y"}, {"fillcolor": "grey", "line": {"width": 0}, "opacity": 0.1, "type": "rect", "x0": 0, "x1": 1, "xref": "x domain", "y0": 58.5, "y1": 59.5, "yref": "y"}, {"fillcolor": "grey", "line": {"width": 0}, "opacity": 0.1, "type": "rect", "x0": 0, "x1": 1, "xref": "x domain", "y0": 60.5, "y1": 61.5, "yref": "y"}, {"fillcolor": "grey", "line": {"width": 0}, "opacity": 0.1, "type": "rect", "x0": 0, "x1": 1, "xref": "x domain", "y0": 62.5, "y1": 63.5, "yref": "y"}, {"fillcolor": "grey", "line": {"width": 0}, "opacity": 0.1, "type": "rect", "x0": 0, "x1": 1, "xref": "x domain", "y0": 64.5, "y1": 65.5, "yref": "y"}, {"fillcolor": "grey", "line": {"width": 0}, "opacity": 0.1, "type": "rect", "x0": 0, "x1": 1, "xref": "x domain", "y0": 66.5, "y1": 67.5, "yref": "y"}, {"fillcolor": "grey", "line": {"width": 0}, "opacity": 0.1, "type": "rect", "x0": 0, "x1": 1, "xref": "x domain", "y0": 68.5, "y1": 69.5, "yref": "y"}, {"fillcolor": "grey", "line": {"width": 0}, "opacity": 0.1, "type": "rect", "x0": 0, "x1": 1, "xref": "x domain", "y0": 70.5, "y1": 71.5, "yref": "y"}, {"fillcolor": "grey", "line": {"width": 0}, "opacity": 0.1, "type": "rect", "x0": 0, "x1": 1, "xref": "x domain", "y0": 72.5, "y1": 73.5, "yref": "y"}, {"fillcolor": "grey", "line": {"width": 0}, "opacity": 0.1, "type": "rect", "x0": 0, "x1": 1, "xref": "x domain", "y0": 74.5, "y1": 75.5, "yref": "y"}, {"fillcolor": "grey", "line": {"width": 0}, "opacity": 0.1, "type": "rect", "x0": 0, "x1": 1, "xref": "x domain", "y0": 76.5, "y1": 77.5, "yref": "y"}, {"fillcolor": "grey", "line": {"width": 0}, "opacity": 0.1, "type": "rect", "x0": 0, "x1": 1, "xref": "x domain", "y0": 78.5, "y1": 79.5, "yref": "y"}, {"fillcolor": "grey", "line": {"width": 0}, "opacity": 0.1, "type": "rect", "x0": 0, "x1": 1, "xref": "x domain", "y0": 80.5, "y1": 81.5, "yref": "y"}, {"fillcolor": "grey", "line": {"width": 0}, "opacity": 0.1, "type": "rect", "x0": 0, "x1": 1, "xref": "x domain", "y0": 82.5, "y1": 83.5, "yref": "y"}, {"fillcolor": "grey", "line": {"width": 0}, "opacity": 0.1, "type": "rect", "x0": 0, "x1": 1, "xref": "x domain", "y0": 84.5, "y1": 85.5, "yref": "y"}, {"fillcolor": "grey", "line": {"width": 0}, "opacity": 0.1, "type": "rect", "x0": 0, "x1": 1, "xref": "x domain", "y0": 86.5, "y1": 87.5, "yref": "y"}, {"fillcolor": "grey", "line": {"width": 0}, "opacity": 0.1, "type": "rect", "x0": 0, "x1": 1, "xref": "x domain", "y0": 88.5, "y1": 89.5, "yref": "y"}, {"fillcolor": "grey", "line": {"width": 0}, "opacity": 0.1, "type": "rect", "x0": 0, "x1": 1, "xref": "x domain", "y0": 90.5, "y1": 91.5, "yref": "y"}, {"fillcolor": "grey", "line": {"width": 0}, "opacity": 0.1, "type": "rect", "x0": 0, "x1": 1, "xref": "x domain", "y0": 92.5, "y1": 93.5, "yref": "y"}, {"fillcolor": "grey", "line": {"width": 0}, "opacity": 0.1, "type": "rect", "x0": 0, "x1": 1, "xref": "x domain", "y0": 94.5, "y1": 95.5, "yref": "y"}, {"fillcolor": "grey", "line": {"width": 0}, "opacity": 0.1, "type": "rect", "x0": 0, "x1": 1, "xref": "x domain", "y0": 96.5, "y1": 97.5, "yref": "y"}, {"fillcolor": "grey", "line": {"width": 0}, "opacity": 0.1, "type": "rect", "x0": 0, "x1": 1, "xref": "x domain", "y0": 98.5, "y1": 99.5, "yref": "y"}], "title": {"text": "LLM requests across time"}, "xaxis": {"hoverformat": "%H:%M:%S.%2f", "tickformat": "%H:%M:%S", "title": {"text": "Time stamp"}, "type": "date"}, "yaxis": {"title": {"text": "Request index"}}}}
